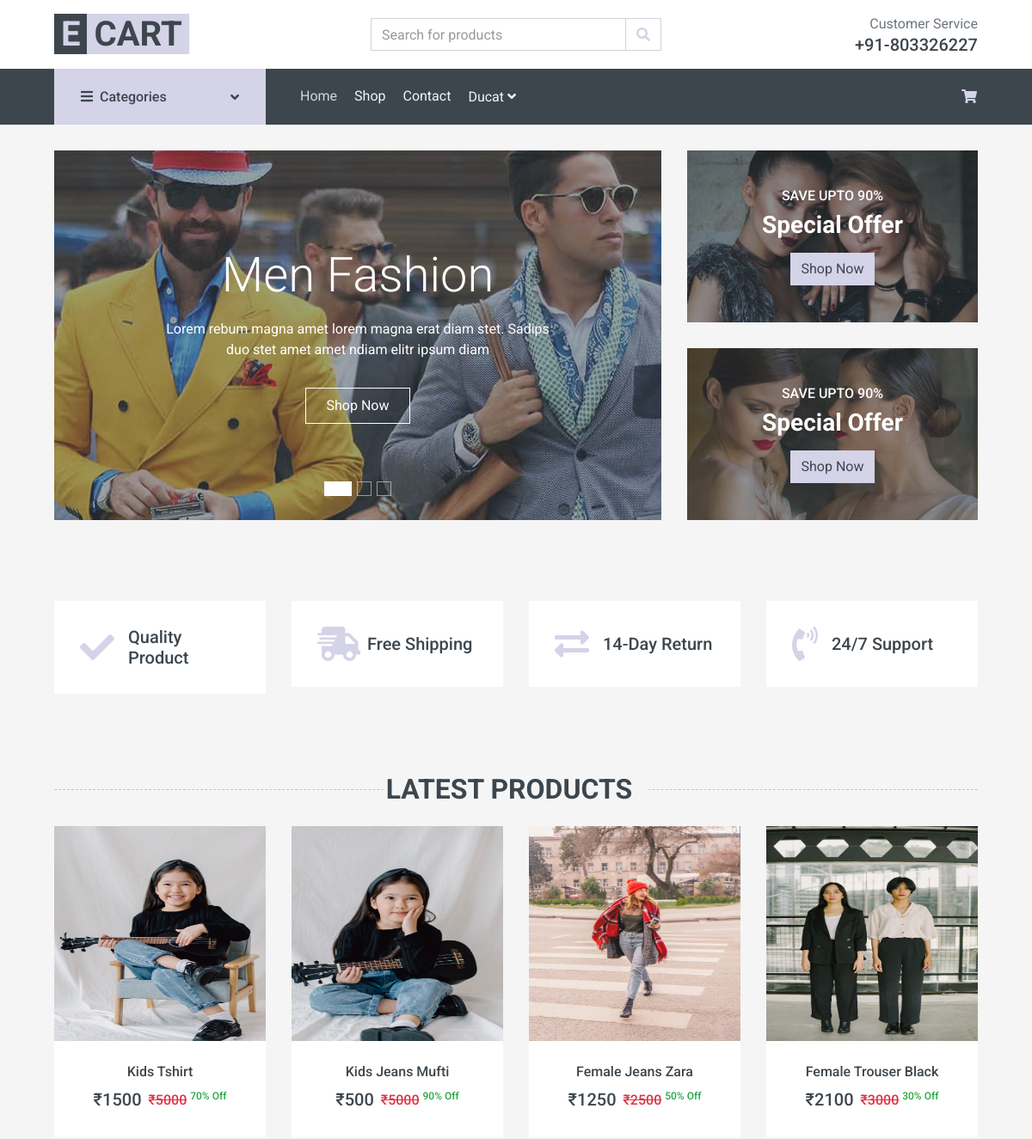
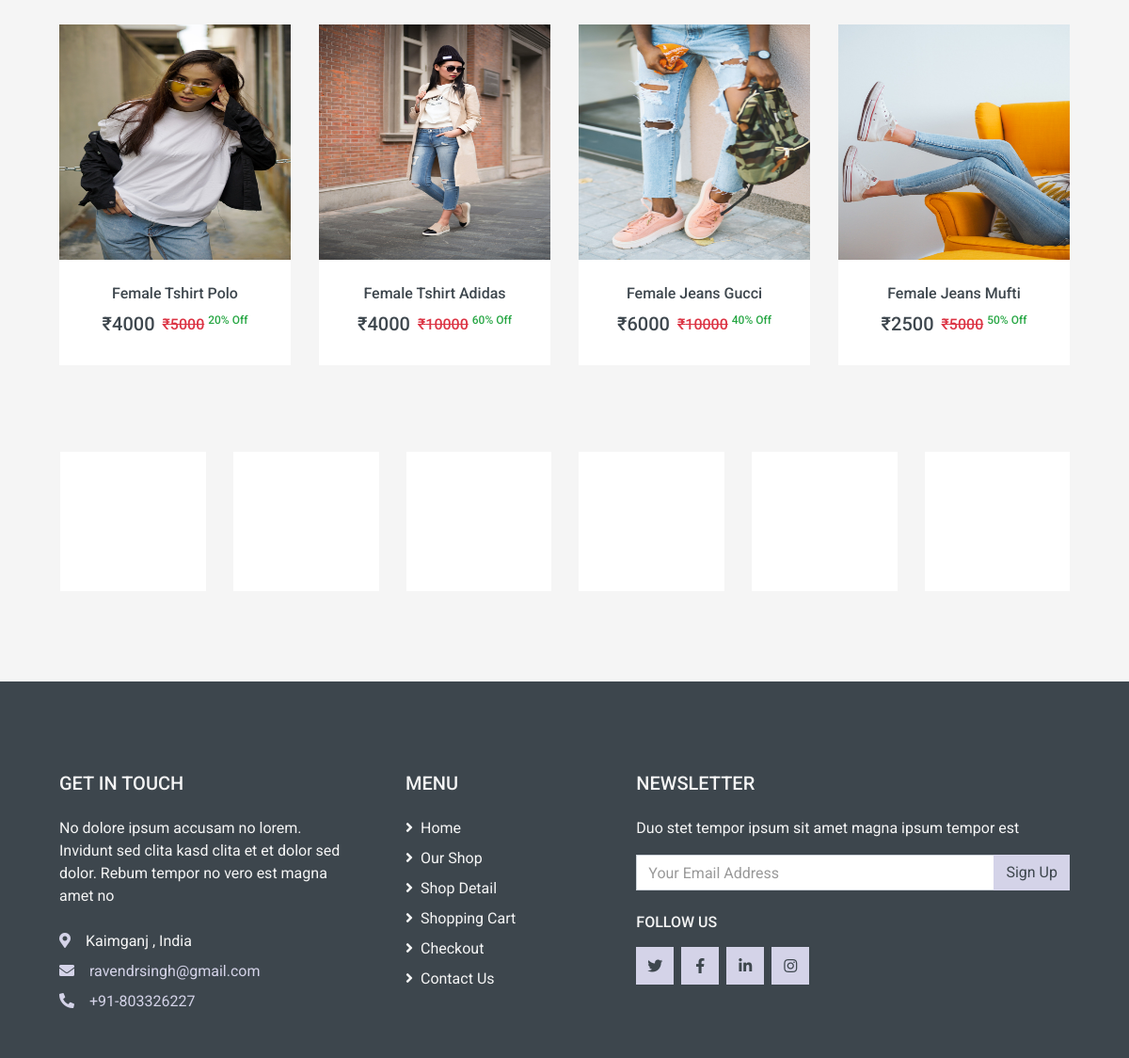
The app's page / (signed in) with its own data (2 pictures, top to bottom).
### mainApp/models.py (models this page shows, shortened)
class Product(models.Model):
    id = models.AutoField(primary_key=True)
    name = models.CharField(max_length=50)
    maincategory = models.ForeignKey(Maincategory,on_delete=models.CASCADE)
    subcategory = models.ForeignKey(Subcategory,on_delete=models.CASCADE)
    brand = models.ForeignKey(Brand,on_delete=models.CASCADE)
    color = models.CharField(max_length=30)
    size = models.CharField(max_length=30)
    baseprice = models.IntegerField()
    discount = models.IntegerField()
    finalprice = models.IntegerField()
    stock = models.BooleanField(default=True)
    description = models.TextField()
    pic1 = models.ImageField(upload_to="products")
    pic2 = models.ImageField(upload_to="products",default=None,null=True,blank=True)
    pic3 = models.ImageField(upload_to="products",default=None,null=True,blank=True)
    pic4 = models.ImageField(upload_to="products",default=None,null=True,blank=True)

class Brand(models.Model):
    id = models.AutoField(primary_key=True)
    name = models.CharField(max_length=20)
    pic = models.ImageField(upload_to="brands",default=None,null=True,blank=True)

### mainApp/views.py (the view)
# urls.py: path('',mainApp.homePage),
def homePage(Request):
    products = Product.objects.all().order_by("-id")[0:8]
    brands = Brand.objects.all()
    maincategory = Maincategory.objects.all()
    subcategory = Subcategory.objects.all()
    data = []
    for item in brands:
        data.append(item.name)
    Request.session['brand']=data
    data = []
    for item in maincategory:
        data.append(item.name)
    Request.session['maincategory']=data
    data = []
    for item in subcategory:
        data.append(item.name)
    Request.session['subcategory']=data
    return render(Request,"index.html",{'products':products,'brands':brands})

### mainApp/templates/index.html (shortened to what this page needs)
{% load static %}
<!DOCTYPE html>
<html lang="en">
<head>
    <link href="https://cdnjs.cloudflare.com/ajax/libs/font-awesome/5.10.0/css/all.min.css" rel="stylesheet">
    <link href="/static/lib/animate/animate.min.css" rel="stylesheet">
    <link href="/static/lib/owlcarousel/assets/owl.carousel.min.css" rel="stylesheet">
    <link href="/static/css/style.css" rel="stylesheet">
</head>
<body>
    <div class="container-fluid">
        <div class="row align-items-center bg-light py-3 px-xl-5 d-none d-lg-flex">
            <div class="col-lg-4">
                <a href="/" class="text-decoration-none">
                    <span class="h1 text-uppercase text-primary bg-dark px-2">E</span>
                    <span class="h1 text-uppercase text-dark bg-primary px-2 ml-n1">Cart</span>
                </a>
            </div>
            <div class="col-lg-4 col-6 text-left">
                <form action="/search/" method="post">
                    <div class="input-group">
                        <input type="text" name="search" class="form-control" placeholder="Search for products">
                        <div class="input-group-append">
                            <span class="input-group-text bg-transparent text-primary">
                                <i class="fa fa-search"></i>
                            </span>
                        </div>
                    </div>
                </form>
            </div>
            <div class="col-lg-4 col-6 text-right">
                <p class="m-0">Customer Service</p>
                <h5 class="m-0">+91-803326227</h5>
            </div>
        </div>
    </div>
    <div class="container-fluid bg-dark mb-30 sticky-top">
        <div class="row px-xl-5">
            <div class="col-lg-3 d-none d-lg-block">
                <a class="btn d-flex align-items-center justify-content-between bg-primary w-100" data-toggle="collapse" href="#navbar-vertical" style="height: 65px; padding: 0 30px;">
                    <h6 class="text-dark m-0"><i class="fa fa-bars mr-2"></i>Categories</h6>
                    <i class="fa fa-angle-down text-dark"></i>
                </a>
            </div>
            <div class="col-lg-9">
                <nav class="navbar navbar-expand-lg bg-dark navbar-dark py-3 py-lg-0 px-0">
                    <div class="collapse navbar-collapse justify-content-between" id="navbarCollapse">
                        <div class="navbar-nav mr-auto py-0">
                            <a href="/" class="nav-item nav-link active">Home</a>
                            <a href="/shop/All/All/All/" class="nav-item nav-link">Shop</a>
                            <a href="/contact/" class="nav-item nav-link">Contact</a>
                            {% if request.user.is_authenticated %}
                            <div class="nav-item dropdown">
                                <a href="#" class="nav-link dropdown-toggle" data-toggle="dropdown"><span style="text-transform: capitalize;">{{request.user.username}}</span> <i class="fa fa-angle-down mt-1"></i></a>
                            </div>
                            {% else %}
                            <a href="/login/" class="nav-item nav-link">Login</a>
                            {% endif %}
                        </div>
                        <div class="navbar-nav ml-auto py-0 d-none d-lg-block">
                            <a href="/cart/" class="btn px-0 ml-3">
                                <i class="fas fa-shopping-cart text-primary"></i>
                            </a>
                        </div>
                    </div>
                </nav>
            </div>
        </div>
    </div>
    {% block body %}
    <div class="container-fluid mb-3">
        <div class="row px-xl-5">
            <div class="col-lg-8">
                <div id="header-carousel" class="carousel slide carousel-fade mb-30 mb-lg-0" data-ride="carousel">
                    <ol class="carousel-indicators">
                        <li data-target="#header-carousel" data-slide-to="0" class="active"></li>
                        <li data-target="#header-carousel" data-slide-to="1"></li>
                        <li data-target="#header-carousel" data-slide-to="2"></li>
                    </ol>
                    <div class="carousel-inner">
                        <div class="carousel-item position-relative active" style="height: 430px;">
                            <img class="position-absolute w-100 h-100" src="/static/img/carousel-1.jpg" style="object-fit: cover;">
                            <div class="carousel-caption d-flex flex-column align-items-center justify-content-center">
                                <div class="p-3" style="max-width: 700px;">
                                    <h1 class="display-4 text-white mb-3 animate__animated animate__fadeInDown">Men Fashion</h1>
                                    <p class="mx-md-5 px-5 animate__animated animate__bounceIn">Lorem rebum magna amet lorem magna erat diam stet. Sadips duo stet amet amet ndiam elitr ipsum diam</p>
                                    <a class="btn btn-outline-light py-2 px-4 mt-3 animate__animated animate__fadeInUp" href="/shop/Male/All/All/">Shop Now</a>
                                </div>
                            </div>
                        </div>
                    </div>
                </div>
            </div>
            <div class="col-lg-4">
                <div class="product-offer mb-30" style="height: 200px;">
                    <img class="img-fluid" src="/static/img/offer-1.jpg" alt="">
                    <div class="offer-text">
                        <h6 class="text-white text-uppercase">Save Upto 90%</h6>
                        <h3 class="text-white mb-3">Special Offer</h3>
                        <a href="/shop/All/All/All/" class="btn btn-primary">Shop Now</a>
                    </div>
                </div>
                <div class="product-offer mb-30" style="height: 200px;">
                    <img class="img-fluid" src="/static/img/offer-2.jpg" alt="">
                    <div class="offer-text">
                        <h6 class="text-white text-uppercase">Save Upto 90%</h6>
                        <h3 class="text-white mb-3">Special Offer</h3>
                        <a href="/shop/All/All/All/" class="btn btn-primary">Shop Now</a>
                    </div>
                </div>
            </div>
        </div>
    </div>
    <div class="container-fluid pt-5">
        <div class="row px-xl-5 pb-3">
            <div class="col-lg-3 col-md-6 col-sm-12 pb-1">
                <div class="d-flex align-items-center bg-light mb-4" style="padding: 30px;">
                    <h1 class="fa fa-check text-primary m-0 mr-3"></h1>
                    <h5 class="font-weight-semi-bold m-0">Quality Product</h5>
                </div>
            </div>
            <div class="col-lg-3 col-md-6 col-sm-12 pb-1">
                <div class="d-flex align-items-center bg-light mb-4" style="padding: 30px;">
                    <h1 class="fa fa-shipping-fast text-primary m-0 mr-2"></h1>
                    <h5 class="font-weight-semi-bold m-0">Free Shipping</h5>
                </div>
            </div>
            <div class="col-lg-3 col-md-6 col-sm-12 pb-1">
                <div class="d-flex align-items-center bg-light mb-4" style="padding: 30px;">
                    <h1 class="fas fa-exchange-alt text-primary m-0 mr-3"></h1>
                    <h5 class="font-weight-semi-bold m-0">14-Day Return</h5>
                </div>
            </div>
            <div class="col-lg-3 col-md-6 col-sm-12 pb-1">
                <div class="d-flex align-items-center bg-light mb-4" style="padding: 30px;">
                    <h1 class="fa fa-phone-volume text-primary m-0 mr-3"></h1>
                    <h5 class="font-weight-semi-bold m-0">24/7 Support</h5>
                </div>
            </div>
        </div>
    </div>
    <div class="container-fluid pt-5 pb-3">
        <h2 class="section-title position-relative text-uppercase mx-xl-5 mb-4 text-center"><span class="bg-secondary pr-3">Latest Products</span></h2>
        <div class="row px-xl-5">
            {% for item in products %}
            <div class="col-lg-3 col-md-4 col-sm-6 pb-1">
                <div class="product-item bg-light mb-4">
                    <div class="product-img position-relative overflow-hidden">
                        <a href="/single-product/{{item.id}}">
                            <img class="w-100" src={{item.pic1.url}} height="250px" alt="">
                        </a>
                    </div>
                    <div class="text-center py-4">
                        <a class="h6 text-decoration-none text-truncate" href="/single-product/{{item.id}}">{{item.name}}</a>
                        <div class="d-flex align-items-center justify-content-center mt-2">
                            <h5>&#8377;{{item.finalprice}}</h5><h6 class="text-muted ml-2"><del class="text-danger">&#8377;{{item.baseprice}}</del> <sup class="text-success">{{item.discount}}% Off</sup></h6>
                        </div>
                    </div>
                </div>
            </div>
            {% endfor %}
        </div>
    </div>
    <div class="container-fluid py-5">
        <div class="row px-xl-5">
            <div class="col">
                <div class="owl-carousel vendor-carousel">
                    {% for item in brands %}
                    <div class="bg-light p-4">
                        <a href="/shop/All/All/{{item.name}}/">
                            <img src="{{item.pic.url}}" height="100px" alt="">
                        </a>
                    </div>
                    {% endfor %}
                </div>
            </div>
        </div>
    </div>
    {% endblock %}
    <div class="container-fluid bg-dark text-secondary mt-5 pt-5">
        <div class="row px-xl-5 pt-5">
            <div class="col-lg-4 col-md-12 mb-5 pr-3 pr-xl-5">
                <h5 class="text-secondary text-uppercase mb-4">Get In Touch</h5>
                <p class="mb-4">No dolore ipsum accusam no lorem. Invidunt sed clita kasd clita et et dolor sed dolor. Rebum tempor no vero est magna amet no</p>
                <p class="mb-2"><i class="fa fa-map-marker-alt text-primary mr-3"></i>Kaimganj , India</p>
                <p class="mb-2"><i class="fa fa-envelope text-primary mr-3"></i><a href="mailto:vishankchauhan@gmail.com">ravendrsingh@gmail.com</a></p>
                <p class="mb-0"><i class="fa fa-phone-alt text-primary mr-3"></i><a href="tel:9873848046">+91-803326227</a></p>
            </div>
            <div class="col-lg-8 col-md-12">
                <div class="row">
                    <div class="col-md-4 mb-5">
                        <h5 class="text-secondary text-uppercase mb-4">Menu</h5>
                        <div class="d-flex flex-column justify-content-start">
                            <a class="text-secondary mb-2" href="/"><i class="fa fa-angle-right mr-2"></i>Home</a>
                            <a class="text-secondary mb-2" href="/shop/"><i class="fa fa-angle-right mr-2"></i>Our Shop</a>
                            <a class="text-secondary mb-2" href="/single-product/"><i class="fa fa-angle-right mr-2"></i>Shop Detail</a>
                            <a class="text-secondary mb-2" href="/cart/"><i class="fa fa-angle-right mr-2"></i>Shopping Cart</a>
                            <a class="text-secondary mb-2" href="/checkout/"><i class="fa fa-angle-right mr-2"></i>Checkout</a>
                            <a class="text-secondary" href="/contact/"><i class="fa fa-angle-right mr-2"></i>Contact Us</a>
                        </div>
                    </div>
                    <div class="col-md-8 mb-5">
                        <h5 class="text-secondary text-uppercase mb-4">Newsletter</h5>
                        <p>Duo stet tempor ipsum sit amet magna ipsum tempor est</p>
                        <form action="">
                            <div class="input-group">
                                <input type="text" class="form-control" placeholder="Your Email Address">
                                <div class="input-group-append">
                                    <button class="btn btn-primary">Sign Up</button>
                                </div>
                            </div>
                        </form>
                        <h6 class="text-secondary text-uppercase mt-4 mb-3">Follow Us</h6>
                        <div class="d-flex">
                            <a class="btn btn-primary btn-square mr-2" href="#"><i class="fab fa-twitter"></i></a>
                            <a class="btn btn-primary btn-square mr-2" href="#"><i class="fab fa-facebook-f"></i></a>
                            <a class="btn btn-primary btn-square mr-2" href="#"><i class="fab fa-linkedin-in"></i></a>
                            <a class="btn btn-primary btn-square" href="#"><i class="fab fa-instagram"></i></a>
                        </div>
                    </div>
                </div>
            </div>
        </div>
    </div>
</body>
</html>

### records on screen
Product: pic1 (picture), name "Kids Tshirt", finalprice "1500", baseprice "5000", discount "70"
Product: pic1 (picture), name "Kids Jeans Mufti", finalprice "500", baseprice "5000", discount "90"
Product: pic1 (picture), name "Female Jeans Zara", finalprice "1250", baseprice "2500", discount "50"
Product: pic1 (picture), name "Female Trouser Black", finalprice "2100", baseprice "3000", discount "30"
Product: pic1 (picture), name "Female Tshirt Polo", finalprice "4000", baseprice "5000", discount "20"
Product: pic1 (picture), name "Female Tshirt Adidas", finalprice "4000", baseprice "10000", discount "60"
Product: pic1 (picture), name "Female Jeans Gucci", finalprice "6000", baseprice "10000", discount "40"
Product: pic1 (picture), name "Female Jeans Mufti", finalprice "2500", baseprice "5000", discount "50"
Brand: pic (picture)
Brand: pic (picture)
Brand: pic (picture)
Brand: pic (picture)
Brand: pic (picture)
Brand: pic (picture)

### other values on screen
{{ request.user.username }} "Ducat"
